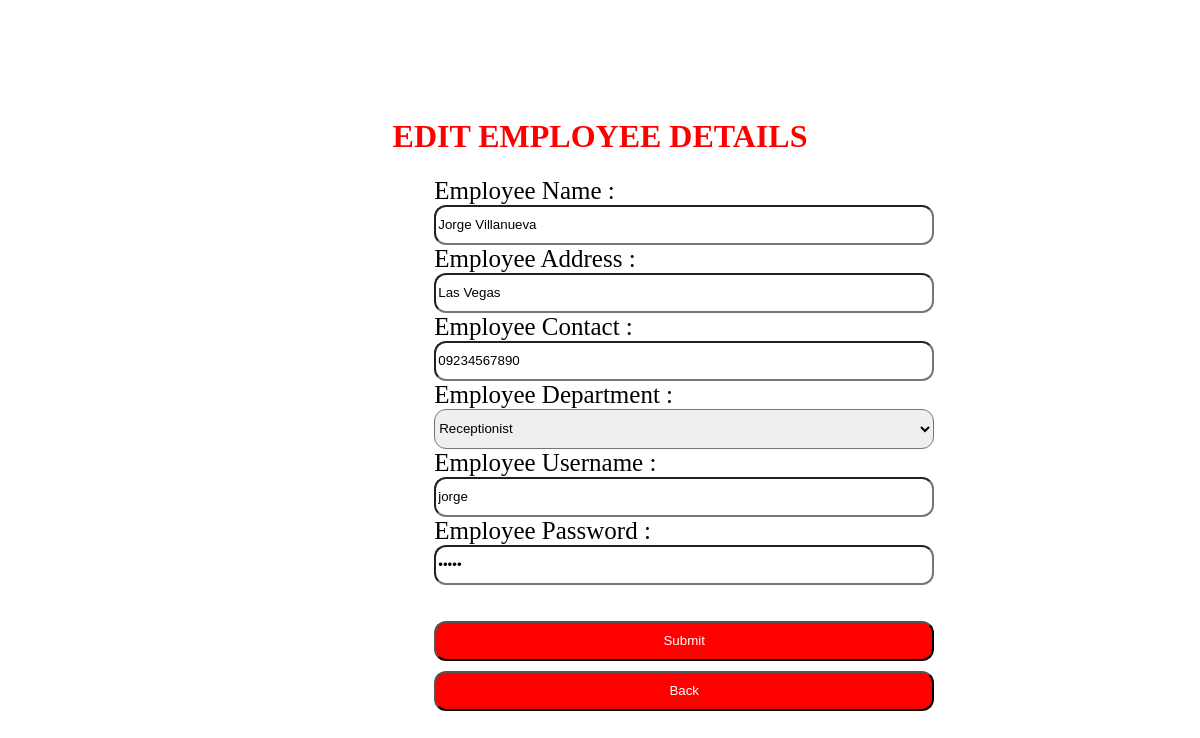
The app's page /edit_employee.php?edit=9 with its own data.
### tables this page shows
CREATE TABLE `tbl_employee` (
  `emp_id` int(11) NOT NULL,
  `emp_name` varchar(45) NOT NULL,
  `emp_address` varchar(45) NOT NULL,
  `emp_contact` varchar(11) NOT NULL,
  `emp_username` varchar(45) NOT NULL,
  `emp_password` varchar(45) NOT NULL,
  `emp_department` varchar(45) NOT NULL
);

### edit_employee.php (the view, shortened to what this page needs)
<h1>EDIT EMPLOYEE DETAILS</h1>
<?php
    include 'config/config.php';
    $emp_name='';
    $emp_address='';
    $emp_contact='';
    $emp_username='';
    $emp_password='';
    $emp_department='';
    if(isset($_GET['edit'])){
        $eid =$_GET['edit'];
        $sql = "SELECT * FROM tbl_employee WHERE emp_id =$eid";
        $result = mysqli_query($conn,$sql);
        while($row = mysqli_fetch_assoc($result)){
            $emp_name=$row['emp_name'];
            $emp_address=$row['emp_address'];
            $emp_contact=$row['emp_contact'];
            $emp_username=$row['emp_username'];
            $emp_password=$row['emp_password'];
            $emp_department=$row['emp_department'];
        }
    }
?>
<div class="editemployeeform">
    <form action="delete_employee.php" method="POST">
        <label class="inf">Employee Name : </label><br>
        <input class="infg" type="text" name="empname" value="<?=$emp_name;?>"><br>
        <label class="inf">Employee Address : </label><br>
        <input class="infg" type="text" name="empadd" value="<?=$emp_address;?>"><br>
        <label class="inf">Employee Contact  : </label><br>
        <input class="infg" type="text" name="empcontact" value="<?=$emp_contact;?>"><br>
        <label class="inf">Employee Department  : </label><br>
        <select class="infg" name="empdept" value="<?=$emp_department;?>">
            <option value="RECEPTIONIST">Receptionist</option>
        </select><br>
        <label class="inf">Employee Username  : </label><br>
        <input class="infg" type="text" name="empuser" value="<?=$emp_username;?>"><br>
        <label class="inf">Employee Password  : </label><br>
        <input class="infg" type="password" name="emppass" value="<?=$emp_password;?>"><br>
        <br>
        <br>
        <input class="empasa" type="submit" name="editemployee" value="Submit"/>
        <button class="empasa"><a href="header.php?load=page2">Back</a></button>
    </form>
</div>

### edit_employee.php (style rules this page uses)
h1 { Color:Red; text-align:center; margin-top:10%; }
.editemployeeform { width:500px; height:500px; margin-left:36%; }
.inf { font-family:Calibri; font-size:25px; }
.infg { width:100%; height:8%; border-radius:12px; }
.empasa { margin-bottom:2%; width:100%; height:8%; border-radius:12px; background-color:red; color:white; }
a:link { text-decoration: none; }
a { color:white; }

### records on screen
tbl_employee: empname "Jorge Villanueva", empadd "Las Vegas", empcontact "09234567890", empdept "Receptionist", empuser "jorge"
